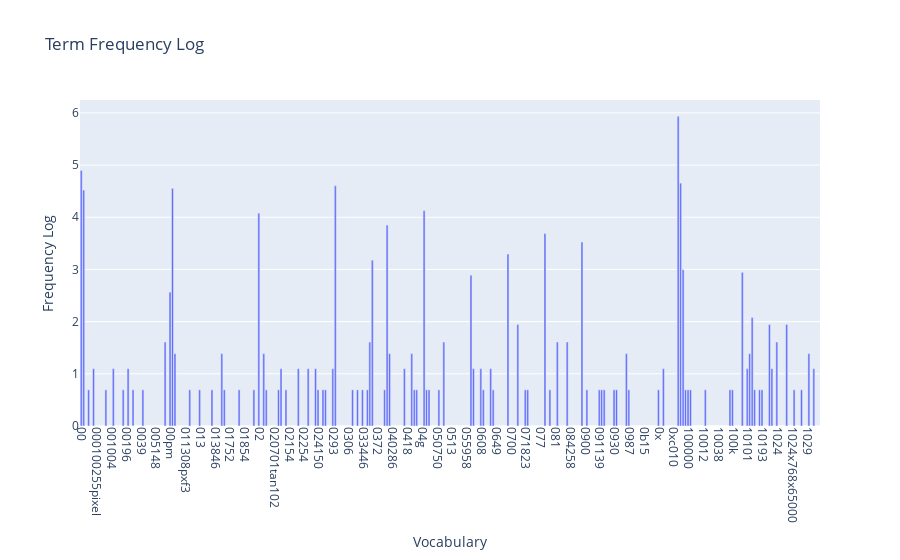
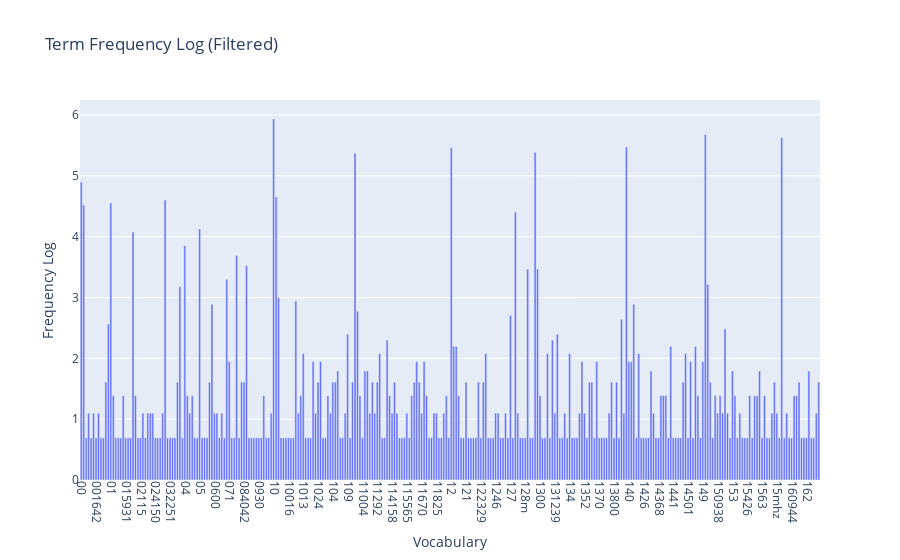
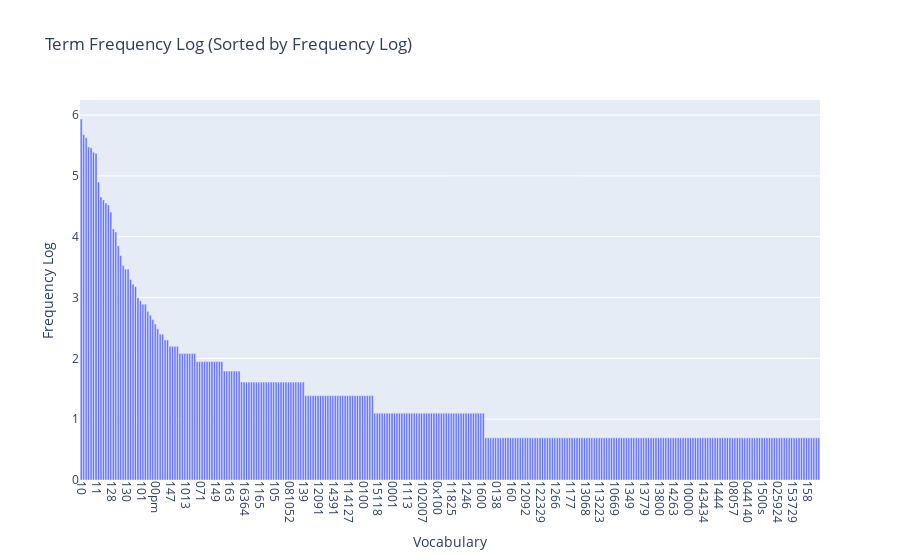

Notebook cell for these charts, in order:
### Markdown cell above
### >>> **Exercise 15 (take home):** 
You can copy the code from the previous exercise and change the 'term_frequencies' variable for the 'term_frequencies_log', comment about the differences that you observe and talk about other possible insights that we can get from a log distribution.

### Code cell
# Answer here
import plotly.express as px

data = {'Vocabulary': count_vect.get_feature_names_out()[:300], 'Frequency Log': term_frequencies_log[:300]}
df = pd.DataFrame(data)

fig = px.bar(df, x='Vocabulary', y='Frequency Log', title='Term Frequency Log')
fig.update_layout(xaxis_tickangle=90)
fig.show()

# Filter out terms with zero frequency
term_frequencies_log = np.array(term_frequencies_log)
non_zero_indices = term_frequencies_log > 0
filtered_terms = count_vect.get_feature_names_out()[non_zero_indices]
filtered_frequencies = term_frequencies_log[non_zero_indices]

# Create DataFrame
data_f = {'Vocabulary': filtered_terms[:300], 'Frequency Log': filtered_frequencies[:300]}
df = pd.DataFrame(data_f)

# Create the plot
fig = px.bar(df, x='Vocabulary', y='Frequency Log', title='Term Frequency Log (Filtered)')
fig.update_layout(xaxis_tickangle=90)
fig.show()

# Sort by frequency log in descending order
df_sorted = df.sort_values(by='Frequency Log', ascending=False)

# Create the plot
fig = px.bar(df_sorted[:300], x='Vocabulary', y='Frequency Log', title='Term Frequency Log (Sorted by Frequency Log)')
fig.update_layout(xaxis_tickangle=90)
fig.show()

### Figure 1 — Plotly figure (JSON) as saved in the notebook; plotly's stock layout.template omitted (floating-point values rounded to 4 significant figures; data arrays with more than 128 entries replaced by an {"elided": "..."} marker saying what was removed)
{"data": [{"hovertemplate": "Vocabulary=%{x}<br>Frequency Log=%{y}<extra></extra>", "legendgroup": "", "marker": {"color": "#636efa", "pattern": {"shape": ""}}, "name": "", "orientation": "v", "showlegend": false, "textposition": "auto", "type": "bar", "x": {"elided": "300 str values"}, "xaxis": "x", "y": {"elided": "300 float values"}, "yaxis": "y"}], "layout": {"barmode": "relative", "legend": {"tracegroupgap": 0}, "title": {"text": "Term Frequency Log"}, "xaxis": {"anchor": "y", "domain": [0, 1], "tickangle": 90, "title": {"text": "Vocabulary"}}, "yaxis": {"anchor": "x", "domain": [0, 1], "title": {"text": "Frequency Log"}}}}

### Figure 2 — Plotly figure (JSON) as saved in the notebook; plotly's stock layout.template omitted (floating-point values rounded to 4 significant figures; data arrays with more than 128 entries replaced by an {"elided": "..."} marker saying what was removed)
{"data": [{"hovertemplate": "Vocabulary=%{x}<br>Frequency Log=%{y}<extra></extra>", "legendgroup": "", "marker": {"color": "#636efa", "pattern": {"shape": ""}}, "name": "", "orientation": "v", "showlegend": false, "textposition": "auto", "type": "bar", "x": {"elided": "300 str values"}, "xaxis": "x", "y": {"elided": "300 float values"}, "yaxis": "y"}], "layout": {"barmode": "relative", "legend": {"tracegroupgap": 0}, "title": {"text": "Term Frequency Log (Filtered)"}, "xaxis": {"anchor": "y", "domain": [0, 1], "tickangle": 90, "title": {"text": "Vocabulary"}}, "yaxis": {"anchor": "x", "domain": [0, 1], "title": {"text": "Frequency Log"}}}}

### Figure 3 — Plotly figure (JSON) as saved in the notebook; plotly's stock layout.template omitted (floating-point values rounded to 4 significant figures; data arrays with more than 128 entries replaced by an {"elided": "..."} marker saying what was removed)
{"data": [{"hovertemplate": "Vocabulary=%{x}<br>Frequency Log=%{y}<extra></extra>", "legendgroup": "", "marker": {"color": "#636efa", "pattern": {"shape": ""}}, "name": "", "orientation": "v", "showlegend": false, "textposition": "auto", "type": "bar", "x": {"elided": "300 str values"}, "xaxis": "x", "y": {"elided": "300 float values"}, "yaxis": "y"}], "layout": {"barmode": "relative", "legend": {"tracegroupgap": 0}, "title": {"text": "Term Frequency Log (Sorted by Frequency Log)"}, "xaxis": {"anchor": "y", "domain": [0, 1], "tickangle": 90, "title": {"text": "Vocabulary"}}, "yaxis": {"anchor": "x", "domain": [0, 1], "title": {"text": "Frequency Log"}}}}
